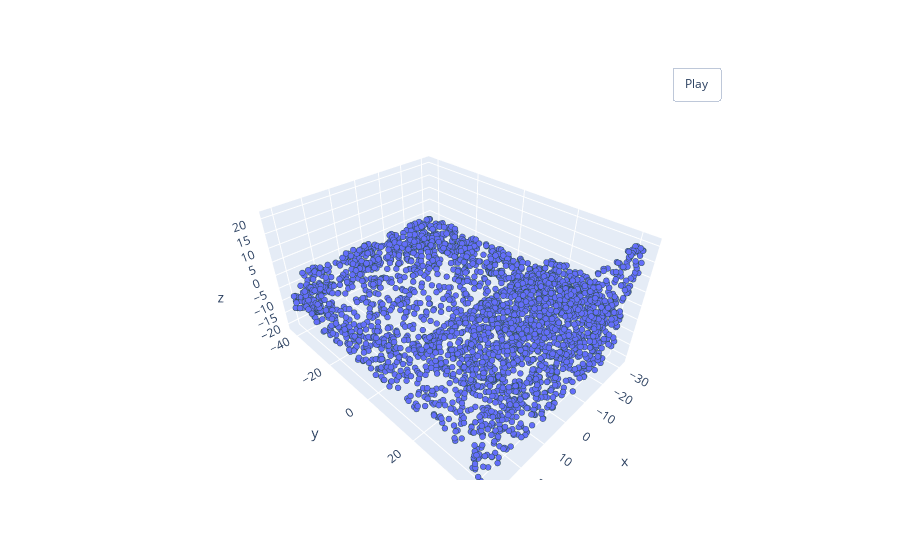

The cell this chart's notebook holds for it:
### Code cell
pcshow(*pointcloud.T)

### Figure 1 — Plotly figure (JSON) as saved in the notebook; plotly's stock layout.template omitted (floating-point values rounded to 4 significant figures; data arrays with more than 128 entries replaced by an {"elided": "..."} marker saying what was removed)
{"data": [{"marker": {"line": {"color": "DarkSlateGrey", "width": 2}, "size": 2}, "mode": "markers", "type": "scatter3d", "x": {"elided": "3000 float values"}, "y": {"elided": "3000 float values"}, "z": {"elided": "3000 float values"}}], "layout": {"updatemenus": [{"buttons": [{"args": [null, {"frame": {"duration": 50, "redraw": true}, "fromcurrent": true, "mode": "immediate", "transition": {"duration": 0}}], "label": "Play", "method": "animate"}], "pad": {"r": 10, "t": 45}, "showactive": false, "type": "buttons", "x": 0.8, "xanchor": "left", "y": 1, "yanchor": "bottom"}]}}
